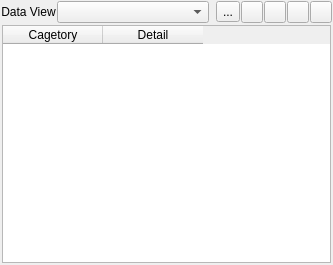
<?xml version="1.0" encoding="UTF-8"?>
<ui version="4.0">
 <class>DataView</class>
 <widget class="QWidget" name="DataView">
  <property name="enabled">
   <bool>true</bool>
  </property>
  <property name="geometry">
   <rect>
    <x>0</x>
    <y>0</y>
    <width>333</width>
    <height>265</height>
   </rect>
  </property>
  <property name="windowTitle">
   <string>Data View</string>
  </property>
  <layout class="QGridLayout">
   <property name="leftMargin">
    <number>1</number>
   </property>
   <property name="topMargin">
    <number>1</number>
   </property>
   <property name="rightMargin">
    <number>1</number>
   </property>
   <property name="bottomMargin">
    <number>1</number>
   </property>
   <property name="spacing">
    <number>2</number>
   </property>
   <item row="0" column="0">
    <layout class="QVBoxLayout">
     <property name="spacing">
      <number>1</number>
     </property>
     <item>
      <layout class="QHBoxLayout">
       <property name="spacing">
        <number>1</number>
       </property>
       <item>
        <widget class="QLabel" name="dataLbl">
         <property name="sizePolicy">
          <sizepolicy hsizetype="Preferred" vsizetype="Preferred">
           <horstretch>0</horstretch>
           <verstretch>0</verstretch>
          </sizepolicy>
         </property>
         <property name="minimumSize">
          <size>
           <width>50</width>
           <height>20</height>
          </size>
         </property>
         <property name="text">
          <string>Data View</string>
         </property>
         <property name="alignment">
          <set>Qt::AlignCenter</set>
         </property>
        </widget>
       </item>
       <item>
        <widget class="QComboBox" name="comboBox">
         <property name="sizePolicy">
          <sizepolicy hsizetype="Expanding" vsizetype="Fixed">
           <horstretch>0</horstretch>
           <verstretch>0</verstretch>
          </sizepolicy>
         </property>
        </widget>
       </item>
       <item>
        <spacer name="horizontalSpacer">
         <property name="orientation">
          <enum>Qt::Horizontal</enum>
         </property>
         <property name="sizeType">
          <enum>QSizePolicy::Fixed</enum>
         </property>
         <property name="sizeHint" stdset="0">
          <size>
           <width>6</width>
           <height>20</height>
          </size>
         </property>
        </spacer>
       </item>
       <item>
        <widget class="QToolButton" name="btnView">
         <property name="text">
          <string>...</string>
         </property>
        </widget>
       </item>
       <item>
        <widget class="QToolButton" name="addBtn">
         <property name="minimumSize">
          <size>
           <width>22</width>
           <height>22</height>
          </size>
         </property>
         <property name="maximumSize">
          <size>
           <width>22</width>
           <height>22</height>
          </size>
         </property>
         <property name="toolTip">
          <string>Add</string>
         </property>
         <property name="text">
          <string/>
         </property>
        </widget>
       </item>
       <item>
        <widget class="QToolButton" name="editBtn">
         <property name="minimumSize">
          <size>
           <width>22</width>
           <height>22</height>
          </size>
         </property>
         <property name="maximumSize">
          <size>
           <width>22</width>
           <height>22</height>
          </size>
         </property>
         <property name="toolTip">
          <string>Edit</string>
         </property>
         <property name="text">
          <string/>
         </property>
        </widget>
       </item>
       <item>
        <widget class="QToolButton" name="deleteBtn">
         <property name="minimumSize">
          <size>
           <width>22</width>
           <height>22</height>
          </size>
         </property>
         <property name="maximumSize">
          <size>
           <width>22</width>
           <height>22</height>
          </size>
         </property>
         <property name="toolTip">
          <string>Delete</string>
         </property>
         <property name="text">
          <string/>
         </property>
        </widget>
       </item>
       <item>
        <widget class="QToolButton" name="replyBtn">
         <property name="sizePolicy">
          <sizepolicy hsizetype="Fixed" vsizetype="Fixed">
           <horstretch>0</horstretch>
           <verstretch>0</verstretch>
          </sizepolicy>
         </property>
         <property name="minimumSize">
          <size>
           <width>22</width>
           <height>22</height>
          </size>
         </property>
         <property name="maximumSize">
          <size>
           <width>22</width>
           <height>22</height>
          </size>
         </property>
         <property name="focusPolicy">
          <enum>Qt::NoFocus</enum>
         </property>
         <property name="toolTip">
          <string>Reply to Query</string>
         </property>
         <property name="text">
          <string/>
         </property>
         <property name="toolButtonStyle">
          <enum>Qt::ToolButtonTextBesideIcon</enum>
         </property>
        </widget>
       </item>
      </layout>
     </item>
     <item>
      <widget class="QStackedWidget" name="stackedWidget">
       <property name="currentIndex">
        <number>1</number>
       </property>
       <widget class="QWidget" name="page">
        <layout class="QGridLayout" name="gridLayout">
         <property name="leftMargin">
          <number>1</number>
         </property>
         <property name="topMargin">
          <number>1</number>
         </property>
         <property name="rightMargin">
          <number>1</number>
         </property>
         <property name="bottomMargin">
          <number>1</number>
         </property>
         <item row="0" column="0">
          <widget class="QTextBrowser" name="browser">
           <property name="focusPolicy">
            <enum>Qt::ClickFocus</enum>
           </property>
           <property name="tabChangesFocus">
            <bool>true</bool>
           </property>
          </widget>
         </item>
        </layout>
       </widget>
       <widget class="QWidget" name="page_2">
        <layout class="QGridLayout" name="gridLayout_2">
         <property name="leftMargin">
          <number>1</number>
         </property>
         <property name="topMargin">
          <number>1</number>
         </property>
         <property name="rightMargin">
          <number>1</number>
         </property>
         <property name="bottomMargin">
          <number>1</number>
         </property>
         <item row="0" column="0">
          <widget class="QTableWidget" name="tableWidget">
           <column>
            <property name="text">
             <string>Cagetory</string>
            </property>
           </column>
           <column>
            <property name="text">
             <string>Detail</string>
            </property>
           </column>
          </widget>
         </item>
        </layout>
       </widget>
      </widget>
     </item>
    </layout>
   </item>
  </layout>
 </widget>
 <resources/>
 <connections/>
</ui>
